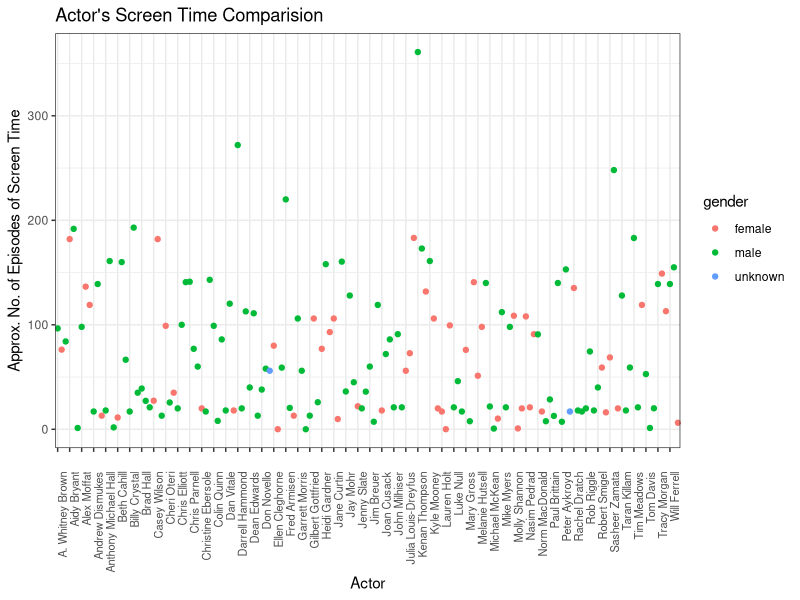

Source code (R):
## ---- chunk 1
#| label: Setup
#| warning: false
#| message: false

library(tidyverse)
library(ggplot2)
knitr::opts_chunk$set(echo = TRUE, warning=FALSE, message=FALSE)
setwd("D:/MyDocs/Class Slides/DACSS601/601_Spring_2023/posts/_data")
actors <- read.csv("snl_actors.csv")
casts <- read.csv("snl_casts.csv") %>%
  select(-"first_epid", -"last_epid") %>%
  mutate(screen_time = n_episodes * season_fraction)
## ---- chunk 2
#| label: Join
#| warning: false
#| message: false

join_one <- casts %>% 
  inner_join(actors, by = "aid") %>%
  select(-"update_anchor", -"n_episodes", -"url", -"season_fraction", -"featured", -"type")
head(casts)
head(join_one)
print(nrow(casts))
print(nrow(join_one))

join_two <- join_one %>% group_by(aid, gender) %>%
  summarise(total_screen_time = sum(screen_time))
head(join_two)
print(length(unique(join_one$aid)))
print(nrow(join_two))
## ---- chunk 3
#| label: Visualize
#| warning: false
#| message: false

join_two %>% 
    ggplot(aes(y=total_screen_time, x=aid, color=gender)) +
    geom_point() +
    theme_bw() +
    theme(axis.text.x = element_text(angle = 90, hjust = 1, margin = margin(t = 0.5, unit = "cm"), size = 8)) +
    scale_x_discrete(breaks = join_two$aid[seq(1, length(join_two$aid), by = 3)]) +
    labs(title = "Actor's Screen Time Comparision", x = "Actor", y = "Approx. No. of Episodes of Screen Time")
